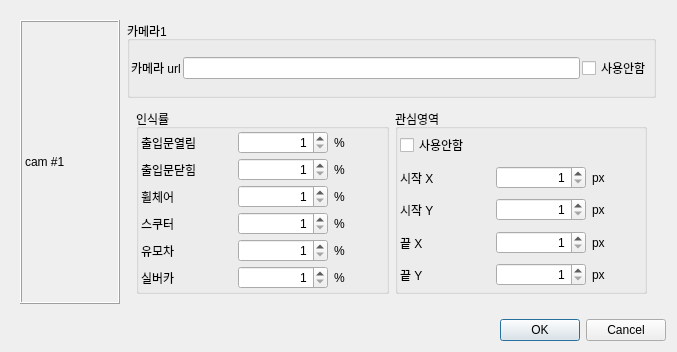
<?xml version="1.0" encoding="UTF-8"?>
<ui version="4.0">
 <class>Dialog</class>
 <widget class="QDialog" name="Dialog">
  <property name="geometry">
   <rect>
    <x>0</x>
    <y>0</y>
    <width>677</width>
    <height>352</height>
   </rect>
  </property>
  <property name="windowTitle">
   <string>Dialog</string>
  </property>
  <layout class="QVBoxLayout" name="verticalLayout">
   <item>
    <widget class="QWidget" name="widget" native="true">
     <layout class="QHBoxLayout" name="horizontalLayout">
      <item>
       <widget class="QLabel" name="label">
        <property name="minimumSize">
         <size>
          <width>100</width>
          <height>0</height>
         </size>
        </property>
        <property name="maximumSize">
         <size>
          <width>100</width>
          <height>16777215</height>
         </size>
        </property>
        <property name="frameShape">
         <enum>QFrame::Box</enum>
        </property>
        <property name="frameShadow">
         <enum>QFrame::Raised</enum>
        </property>
        <property name="text">
         <string>cam #1</string>
        </property>
       </widget>
      </item>
      <item>
       <widget class="QWidget" name="widget_2" native="true">
        <layout class="QVBoxLayout" name="verticalLayout_2">
         <property name="spacing">
          <number>2</number>
         </property>
         <property name="leftMargin">
          <number>1</number>
         </property>
         <property name="topMargin">
          <number>1</number>
         </property>
         <property name="rightMargin">
          <number>1</number>
         </property>
         <property name="bottomMargin">
          <number>1</number>
         </property>
         <item>
          <widget class="QGroupBox" name="groupBox">
           <property name="title">
            <string>카메라1</string>
           </property>
           <layout class="QHBoxLayout" name="horizontalLayout_2">
            <property name="spacing">
             <number>2</number>
            </property>
            <property name="leftMargin">
             <number>1</number>
            </property>
            <property name="topMargin">
             <number>1</number>
            </property>
            <property name="rightMargin">
             <number>1</number>
            </property>
            <property name="bottomMargin">
             <number>1</number>
            </property>
            <item>
             <widget class="QLabel" name="label_2">
              <property name="text">
               <string>카메라 url</string>
              </property>
             </widget>
            </item>
            <item>
             <widget class="QLineEdit" name="lineEdit"/>
            </item>
            <item>
             <widget class="QCheckBox" name="checkBox">
              <property name="text">
               <string>사용안함</string>
              </property>
             </widget>
            </item>
           </layout>
          </widget>
         </item>
         <item>
          <widget class="QWidget" name="widget_9" native="true">
           <layout class="QHBoxLayout" name="horizontalLayout_9">
            <item>
             <widget class="QGroupBox" name="groupBox_2">
              <property name="title">
               <string>인식률</string>
              </property>
              <property name="flat">
               <bool>false</bool>
              </property>
              <layout class="QVBoxLayout" name="verticalLayout_3">
               <property name="spacing">
                <number>2</number>
               </property>
               <property name="leftMargin">
                <number>1</number>
               </property>
               <property name="topMargin">
                <number>1</number>
               </property>
               <property name="rightMargin">
                <number>1</number>
               </property>
               <property name="bottomMargin">
                <number>1</number>
               </property>
               <item>
                <widget class="QWidget" name="widget_3" native="true">
                 <layout class="QHBoxLayout" name="horizontalLayout_3">
                  <property name="leftMargin">
                   <number>1</number>
                  </property>
                  <property name="topMargin">
                   <number>1</number>
                  </property>
                  <property name="rightMargin">
                   <number>1</number>
                  </property>
                  <property name="bottomMargin">
                   <number>1</number>
                  </property>
                  <item>
                   <widget class="QLabel" name="label_9">
                    <property name="text">
                     <string>출입문열림</string>
                    </property>
                   </widget>
                  </item>
                  <item>
                   <widget class="QSpinBox" name="spinBox">
                    <property name="alignment">
                     <set>Qt::AlignRight|Qt::AlignTrailing|Qt::AlignVCenter</set>
                    </property>
                    <property name="minimum">
                     <number>1</number>
                    </property>
                   </widget>
                  </item>
                  <item>
                   <widget class="QLabel" name="label_10">
                    <property name="minimumSize">
                     <size>
                      <width>50</width>
                      <height>0</height>
                     </size>
                    </property>
                    <property name="maximumSize">
                     <size>
                      <width>50</width>
                      <height>16777215</height>
                     </size>
                    </property>
                    <property name="text">
                     <string>%</string>
                    </property>
                   </widget>
                  </item>
                 </layout>
                </widget>
               </item>
               <item>
                <widget class="QWidget" name="widget_4" native="true">
                 <layout class="QHBoxLayout" name="horizontalLayout_4">
                  <property name="leftMargin">
                   <number>1</number>
                  </property>
                  <property name="topMargin">
                   <number>1</number>
                  </property>
                  <property name="rightMargin">
                   <number>1</number>
                  </property>
                  <property name="bottomMargin">
                   <number>1</number>
                  </property>
                  <item>
                   <widget class="QLabel" name="label_11">
                    <property name="text">
                     <string>출입문닫힘</string>
                    </property>
                   </widget>
                  </item>
                  <item>
                   <widget class="QSpinBox" name="spinBox_2">
                    <property name="alignment">
                     <set>Qt::AlignRight|Qt::AlignTrailing|Qt::AlignVCenter</set>
                    </property>
                    <property name="minimum">
                     <number>1</number>
                    </property>
                   </widget>
                  </item>
                  <item>
                   <widget class="QLabel" name="label_12">
                    <property name="minimumSize">
                     <size>
                      <width>50</width>
                      <height>0</height>
                     </size>
                    </property>
                    <property name="maximumSize">
                     <size>
                      <width>50</width>
                      <height>16777215</height>
                     </size>
                    </property>
                    <property name="text">
                     <string>%</string>
                    </property>
                   </widget>
                  </item>
                 </layout>
                </widget>
               </item>
               <item>
                <widget class="QWidget" name="widget_5" native="true">
                 <layout class="QHBoxLayout" name="horizontalLayout_5">
                  <property name="leftMargin">
                   <number>1</number>
                  </property>
                  <property name="topMargin">
                   <number>1</number>
                  </property>
                  <property name="rightMargin">
                   <number>1</number>
                  </property>
                  <property name="bottomMargin">
                   <number>1</number>
                  </property>
                  <item>
                   <widget class="QLabel" name="label_13">
                    <property name="text">
                     <string>휠체어</string>
                    </property>
                   </widget>
                  </item>
                  <item>
                   <widget class="QSpinBox" name="spinBox_3">
                    <property name="alignment">
                     <set>Qt::AlignRight|Qt::AlignTrailing|Qt::AlignVCenter</set>
                    </property>
                    <property name="minimum">
                     <number>1</number>
                    </property>
                   </widget>
                  </item>
                  <item>
                   <widget class="QLabel" name="label_14">
                    <property name="minimumSize">
                     <size>
                      <width>50</width>
                      <height>0</height>
                     </size>
                    </property>
                    <property name="maximumSize">
                     <size>
                      <width>50</width>
                      <height>16777215</height>
                     </size>
                    </property>
                    <property name="text">
                     <string>%</string>
                    </property>
                   </widget>
                  </item>
                 </layout>
                </widget>
               </item>
               <item>
                <widget class="QWidget" name="widget_6" native="true">
                 <layout class="QHBoxLayout" name="horizontalLayout_6">
                  <property name="leftMargin">
                   <number>1</number>
                  </property>
                  <property name="topMargin">
                   <number>1</number>
                  </property>
                  <property name="rightMargin">
                   <number>1</number>
                  </property>
                  <property name="bottomMargin">
                   <number>1</number>
                  </property>
                  <item>
                   <widget class="QLabel" name="label_15">
                    <property name="text">
                     <string>스쿠터</string>
                    </property>
                   </widget>
                  </item>
                  <item>
                   <widget class="QSpinBox" name="spinBox_4">
                    <property name="alignment">
                     <set>Qt::AlignRight|Qt::AlignTrailing|Qt::AlignVCenter</set>
                    </property>
                    <property name="minimum">
                     <number>1</number>
                    </property>
                   </widget>
                  </item>
                  <item>
                   <widget class="QLabel" name="label_16">
                    <property name="minimumSize">
                     <size>
                      <width>50</width>
                      <height>0</height>
                     </size>
                    </property>
                    <property name="maximumSize">
                     <size>
                      <width>50</width>
                      <height>16777215</height>
                     </size>
                    </property>
                    <property name="text">
                     <string>%</string>
                    </property>
                   </widget>
                  </item>
                 </layout>
                </widget>
               </item>
               <item>
                <widget class="QWidget" name="widget_7" native="true">
                 <layout class="QHBoxLayout" name="horizontalLayout_7">
                  <property name="leftMargin">
                   <number>1</number>
                  </property>
                  <property name="topMargin">
                   <number>1</number>
                  </property>
                  <property name="rightMargin">
                   <number>1</number>
                  </property>
                  <property name="bottomMargin">
                   <number>1</number>
                  </property>
                  <item>
                   <widget class="QLabel" name="label_17">
                    <property name="text">
                     <string>유모차</string>
                    </property>
                   </widget>
                  </item>
                  <item>
                   <widget class="QSpinBox" name="spinBox_5">
                    <property name="alignment">
                     <set>Qt::AlignRight|Qt::AlignTrailing|Qt::AlignVCenter</set>
                    </property>
                    <property name="minimum">
                     <number>1</number>
                    </property>
                   </widget>
                  </item>
                  <item>
                   <widget class="QLabel" name="label_18">
                    <property name="minimumSize">
                     <size>
                      <width>50</width>
                      <height>0</height>
                     </size>
                    </property>
                    <property name="maximumSize">
                     <size>
                      <width>50</width>
                      <height>16777215</height>
                     </size>
                    </property>
                    <property name="text">
                     <string>%</string>
                    </property>
                   </widget>
                  </item>
                 </layout>
                </widget>
               </item>
               <item>
                <widget class="QWidget" name="widget_8" native="true">
                 <layout class="QHBoxLayout" name="horizontalLayout_8">
                  <property name="leftMargin">
                   <number>1</number>
                  </property>
                  <property name="topMargin">
                   <number>1</number>
                  </property>
                  <property name="rightMargin">
                   <number>1</number>
                  </property>
                  <property name="bottomMargin">
                   <number>1</number>
                  </property>
                  <item>
                   <widget class="QLabel" name="label_19">
                    <property name="text">
                     <string>실버카</string>
                    </property>
                   </widget>
                  </item>
                  <item>
                   <widget class="QSpinBox" name="spinBox_6">
                    <property name="alignment">
                     <set>Qt::AlignRight|Qt::AlignTrailing|Qt::AlignVCenter</set>
                    </property>
                    <property name="minimum">
                     <number>1</number>
                    </property>
                   </widget>
                  </item>
                  <item>
                   <widget class="QLabel" name="label_20">
                    <property name="minimumSize">
                     <size>
                      <width>50</width>
                      <height>0</height>
                     </size>
                    </property>
                    <property name="maximumSize">
                     <size>
                      <width>50</width>
                      <height>16777215</height>
                     </size>
                    </property>
                    <property name="text">
                     <string>%</string>
                    </property>
                   </widget>
                  </item>
                 </layout>
                </widget>
               </item>
              </layout>
             </widget>
            </item>
            <item>
             <widget class="QGroupBox" name="groupBox_3">
              <property name="title">
               <string>관심영역</string>
              </property>
              <layout class="QVBoxLayout" name="verticalLayout_4">
               <property name="spacing">
                <number>2</number>
               </property>
               <property name="leftMargin">
                <number>1</number>
               </property>
               <property name="topMargin">
                <number>1</number>
               </property>
               <property name="rightMargin">
                <number>1</number>
               </property>
               <property name="bottomMargin">
                <number>1</number>
               </property>
               <item>
                <widget class="QWidget" name="widget_14" native="true">
                 <layout class="QHBoxLayout" name="horizontalLayout_14">
                  <property name="leftMargin">
                   <number>1</number>
                  </property>
                  <property name="topMargin">
                   <number>1</number>
                  </property>
                  <property name="rightMargin">
                   <number>1</number>
                  </property>
                  <property name="bottomMargin">
                   <number>1</number>
                  </property>
                  <item>
                   <widget class="QCheckBox" name="checkBox_2">
                    <property name="text">
                     <string>사용안함</string>
                    </property>
                   </widget>
                  </item>
                 </layout>
                </widget>
               </item>
               <item>
                <widget class="QWidget" name="widget_10" native="true">
                 <layout class="QHBoxLayout" name="horizontalLayout_10">
                  <property name="leftMargin">
                   <number>1</number>
                  </property>
                  <property name="topMargin">
                   <number>1</number>
                  </property>
                  <property name="rightMargin">
                   <number>1</number>
                  </property>
                  <property name="bottomMargin">
                   <number>1</number>
                  </property>
                  <item>
                   <widget class="QLabel" name="label_21">
                    <property name="text">
                     <string>시작 X</string>
                    </property>
                   </widget>
                  </item>
                  <item>
                   <widget class="QSpinBox" name="spinBox_7">
                    <property name="alignment">
                     <set>Qt::AlignRight|Qt::AlignTrailing|Qt::AlignVCenter</set>
                    </property>
                    <property name="minimum">
                     <number>1</number>
                    </property>
                   </widget>
                  </item>
                  <item>
                   <widget class="QLabel" name="label_22">
                    <property name="minimumSize">
                     <size>
                      <width>50</width>
                      <height>0</height>
                     </size>
                    </property>
                    <property name="maximumSize">
                     <size>
                      <width>50</width>
                      <height>16777215</height>
                     </size>
                    </property>
                    <property name="text">
                     <string>px</string>
                    </property>
                   </widget>
                  </item>
                 </layout>
                </widget>
               </item>
               <item>
                <widget class="QWidget" name="widget_11" native="true">
                 <layout class="QHBoxLayout" name="horizontalLayout_11">
                  <property name="leftMargin">
                   <number>1</number>
                  </property>
                  <property name="topMargin">
                   <number>1</number>
                  </property>
                  <property name="rightMargin">
                   <number>1</number>
                  </property>
                  <property name="bottomMargin">
                   <number>1</number>
                  </property>
                  <item>
                   <widget class="QLabel" name="label_23">
                    <property name="text">
                     <string>시작 Y</string>
                    </property>
                   </widget>
                  </item>
                  <item>
                   <widget class="QSpinBox" name="spinBox_8">
                    <property name="alignment">
                     <set>Qt::AlignRight|Qt::AlignTrailing|Qt::AlignVCenter</set>
                    </property>
                    <property name="minimum">
                     <number>1</number>
                    </property>
                   </widget>
                  </item>
                  <item>
                   <widget class="QLabel" name="label_24">
                    <property name="minimumSize">
                     <size>
                      <width>50</width>
                      <height>0</height>
                     </size>
                    </property>
                    <property name="maximumSize">
                     <size>
                      <width>50</width>
                      <height>16777215</height>
                     </size>
                    </property>
                    <property name="text">
                     <string>px</string>
                    </property>
                   </widget>
                  </item>
                 </layout>
                </widget>
               </item>
               <item>
                <widget class="QWidget" name="widget_12" native="true">
                 <layout class="QHBoxLayout" name="horizontalLayout_12">
                  <property name="leftMargin">
                   <number>1</number>
                  </property>
                  <property name="topMargin">
                   <number>1</number>
                  </property>
                  <property name="rightMargin">
                   <number>1</number>
                  </property>
                  <property name="bottomMargin">
                   <number>1</number>
                  </property>
                  <item>
                   <widget class="QLabel" name="label_25">
                    <property name="text">
                     <string>끝 X</string>
                    </property>
                   </widget>
                  </item>
                  <item>
                   <widget class="QSpinBox" name="spinBox_9">
                    <property name="alignment">
                     <set>Qt::AlignRight|Qt::AlignTrailing|Qt::AlignVCenter</set>
                    </property>
                    <property name="minimum">
                     <number>1</number>
                    </property>
                   </widget>
                  </item>
                  <item>
                   <widget class="QLabel" name="label_26">
                    <property name="minimumSize">
                     <size>
                      <width>50</width>
                      <height>0</height>
                     </size>
                    </property>
                    <property name="maximumSize">
                     <size>
                      <width>50</width>
                      <height>16777215</height>
                     </size>
                    </property>
                    <property name="text">
                     <string>px</string>
                    </property>
                   </widget>
                  </item>
                 </layout>
                </widget>
               </item>
               <item>
                <widget class="QWidget" name="widget_13" native="true">
                 <layout class="QHBoxLayout" name="horizontalLayout_13">
                  <property name="leftMargin">
                   <number>1</number>
                  </property>
                  <property name="topMargin">
                   <number>1</number>
                  </property>
                  <property name="rightMargin">
                   <number>1</number>
                  </property>
                  <property name="bottomMargin">
                   <number>1</number>
                  </property>
                  <item>
                   <widget class="QLabel" name="label_27">
                    <property name="text">
                     <string>끝 Y</string>
                    </property>
                   </widget>
                  </item>
                  <item>
                   <widget class="QSpinBox" name="spinBox_10">
                    <property name="alignment">
                     <set>Qt::AlignRight|Qt::AlignTrailing|Qt::AlignVCenter</set>
                    </property>
                    <property name="minimum">
                     <number>1</number>
                    </property>
                   </widget>
                  </item>
                  <item>
                   <widget class="QLabel" name="label_28">
                    <property name="minimumSize">
                     <size>
                      <width>50</width>
                      <height>0</height>
                     </size>
                    </property>
                    <property name="maximumSize">
                     <size>
                      <width>50</width>
                      <height>16777215</height>
                     </size>
                    </property>
                    <property name="text">
                     <string>px</string>
                    </property>
                   </widget>
                  </item>
                 </layout>
                </widget>
               </item>
              </layout>
             </widget>
            </item>
           </layout>
          </widget>
         </item>
        </layout>
       </widget>
      </item>
     </layout>
    </widget>
   </item>
   <item>
    <widget class="QDialogButtonBox" name="buttonBox">
     <property name="orientation">
      <enum>Qt::Horizontal</enum>
     </property>
     <property name="standardButtons">
      <set>QDialogButtonBox::Cancel|QDialogButtonBox::Ok</set>
     </property>
    </widget>
   </item>
  </layout>
 </widget>
 <resources/>
 <connections>
  <connection>
   <sender>buttonBox</sender>
   <signal>accepted()</signal>
   <receiver>Dialog</receiver>
   <slot>accept()</slot>
   <hints>
    <hint type="sourcelabel">
     <x>248</x>
     <y>254</y>
    </hint>
    <hint type="destinationlabel">
     <x>157</x>
     <y>274</y>
    </hint>
   </hints>
  </connection>
  <connection>
   <sender>buttonBox</sender>
   <signal>rejected()</signal>
   <receiver>Dialog</receiver>
   <slot>reject()</slot>
   <hints>
    <hint type="sourcelabel">
     <x>316</x>
     <y>260</y>
    </hint>
    <hint type="destinationlabel">
     <x>286</x>
     <y>274</y>
    </hint>
   </hints>
  </connection>
 </connections>
</ui>
